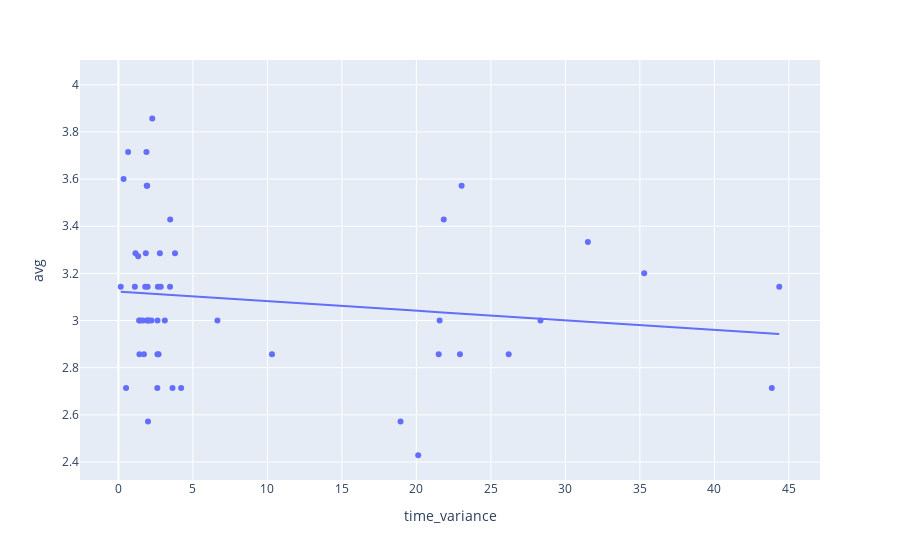

The cell this chart's notebook holds for it:
### Code cell
varianceXtimevariance = px.scatter(mood_weekly, x='time_variance', y='avg', trendline='ols')
varianceXtimevariance.show()
